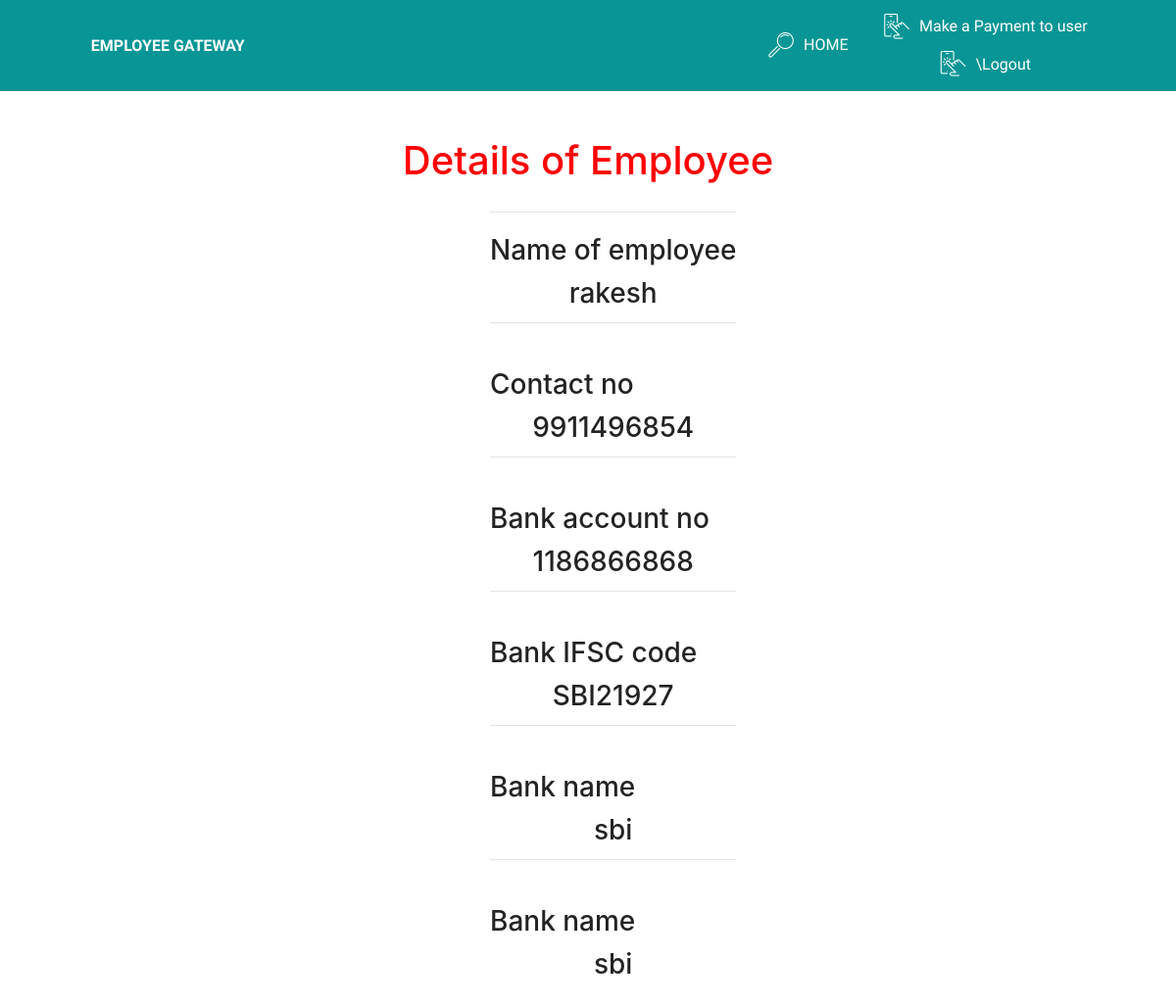
The page /home/details/2 on the database its author committed.
### Gateway/models.py (models this page shows, shortened)
class EmployeeDetails(models.Model):
  employee_name =  models.CharField(max_length=50, blank=True, null=True)
  contact_no = models.PositiveIntegerField(blank=True, null=True)
  bank_accounts = models.PositiveIntegerField(blank=True, null=True)
  IFSC = models.CharField(max_length=100, blank=True, null=True)
  bank = models.CharField(max_length=100, blank=True, null=True)
  salary = models.PositiveIntegerField(blank=True, null=True)
  esi_bal = models.FloatField(default=0, null=True, blank=True)
  pension_bal = models.FloatField(default=0, null=True, blank=True)
  pf_bal = models.FloatField(default=0, null=True, blank=True)

### Gateway/views.py (the view)
# urls.py: url(r'^home/details/(?P<pk>\d+)', views.EmployeeIdentificationNoDetailView.as_view(), name="detail"),
class EmployeeIdentificationNoDetailView(DetailView):
    model = EmployeeDetails
    template_name  = "Employee/EmployeeIdentification-detail.html"
    context_object_name='detail'

### templates/Employee/EmployeeIdentification-detail.html (shortened to what this page needs)
<!DOCTYPE html>
<html >
<head>
  {% load staticfiles %}
<link href="//maxcdn.bootstrapcdn.com/bootstrap/4.0.0/css/bootstrap.min.css" rel="stylesheet" id="bootstrap-css">
  <link rel="stylesheet" href="{% static '/web/assets/mobirise-icons/mobirise-icons.css' %}">
  <link rel="stylesheet" href="{% static 'tether/tether.min.css' %}">
  <link rel="stylesheet" href="{% static '/bootstrap/css/bootstrap.min.css' %}">
  <link rel="stylesheet" href="{% static '/bootstrap/css/bootstrap-grid.min.css' %}">
  <link rel="stylesheet" href="{% static 'bootstrap/css/bootstrap-reboot.min.css' %}">
  <link rel="stylesheet" href="{% static 'dropdown/css/style.css' %}">
  <link rel="stylesheet" href="{% static 'theme/css/style.css' %}">
  <link rel="stylesheet" href="{% static 'mobirise/css/mbr-additional.css' %}" type="text/css">
</head>
<body>
<section class="menu cid-rjijTCVSWR" once="menu" id="menu1-9">
    <nav class="navbar navbar-expand beta-menu navbar-dropdown align-items-center navbar-fixed-top navbar-toggleable-sm">
        <div class="menu-logo">
            <div class="navbar-brand">
                <span class="navbar-caption-wrap"><a class="navbar-caption text-white display-4" href="adminHomeList.html">EMPLOYEE GATEWAY</a></span>
            </div>
        </div>
        <div class="collapse navbar-collapse" id="navbarSupportedContent">
            <ul class="navbar-nav nav-dropdown nav-right" data-app-modern-menu="true"><li class="nav-item">
                    <a class="nav-link link text-white display-4" href="{% url 'Gateway:homy' %}">
                        <span class="mbri-search mbr-iconfont mbr-iconfont-btn"></span>HOME &nbsp; &nbsp;</a>
                </li><li class="nav-item">
                  <a class="nav-link link text-white display-4" href="{% url 'Gateway:transaction' pk=detail.pk %}"><span class="mbri-touch mbr-iconfont mbr-iconfont-btn"></span>Make a Payment to user</a>
                   <a class="nav-link link text-white display-4" href="http://127.0.0.1:8000/logouts"><span class="mbri-touch mbr-iconfont mbr-iconfont-btn"></span>\Logout</a>
                </li></ul>
        </div>
    </nav>
</section>
<br><br><br><br><br><br>
</body>
</html>
{% block body_block %}
<h1 style="text-align: center; color : red;">Details of Employee</h1>
<div class="yes">
	<hr>
<label> <h3 style="text-align: center">Name of employee</h3></label>
<br>
<h3 style="text-align: center"> {{ detail.employee_name}} </h3>
<hr>
<br>
<label> <h3 style="text-align: center">Contact no</h3></label>
<br>
<h3 style="text-align: center">{{ detail.contact_no}} </h3>
<hr>
<br>
<label> <h3 style="text-align: center">Bank account no</h3></label>
<br>
<h3 style="text-align: center">{{ detail.bank_accounts}}</h3>
<hr>
<br>
<label><h3 style="text-align: center">Bank IFSC code</h3></label>
	<br>
<h3 style="text-align: center">{{ detail.IFSC}}</h3>
<hr>
<br>
<label><h3 style="text-align: center">Bank name</h3></label>
<h3 style="text-align: center">{{ detail.bank}}</h3>
<hr>
<br>
<label><h3 style="text-align: center">Bank name</h3></label>
<h3 style="text-align: center">{{ detail.bank}}</h3>
<br>
</div>
{% endblock %}

### static/dropdown/css/style.css (style rules this page uses)
.navbar-dropdown { left: 0; padding: 0; position: absolute; right: 0; top: 0; transition: all 0.45s ease; z-index: 1030; background: #282828; }
.navbar-dropdown .navbar-caption { font-weight: 700; white-space: normal; vertical-align: -4px; line-height: 3.125rem !important; }
.navbar-dropdown .navbar-caption, .navbar-dropdown .navbar-caption:hover { color: inherit; text-decoration: none; }
.navbar-dropdown.navbar-fixed-top { position: fixed; }
.navbar-dropdown .navbar-brand span { vertical-align: -4px; }
.nav-dropdown { font-size: 0.75rem; font-weight: 500; height: auto !important; }
.nav-dropdown .link { margin: .667em 1.667em; font-weight: 500; padding: 0; transition: color .2s ease-in-out; }
.nav-dropdown .link::after, .nav-dropdown .dropdown-item::after { color: inherit; }

### static/theme/css/style.css (style rules this page uses)
section { background-color: #ffffff; }
section, .container, .container-fluid { position: relative; word-wrap: break-word; }
a { font-style: normal; font-weight: 400; cursor: pointer; }
a, a:hover { text-decoration: none; }
body { color: #232323; }
h1, h2, h3, h4, h5, h6, .h1, .h2, .h3, .h4, .h5, .h6, .display-1, .display-2, .display-3, .display-4 { line-height: 1; word-break: break-word; word-wrap: break-word; }
body { position: relative; }
section { background-position: 50% 50%; background-repeat: no-repeat; background-size: cover; }
.menu .navbar-brand { display: -webkit-flex; }
.menu .navbar-brand span { display: flex; display: -webkit-flex; }
.menu .navbar-brand .navbar-caption-wrap { display: -webkit-flex; }
@media (min-width: 992px) { .menu .navbar-nav.nav-dropdown { display: -webkit-flex; } }
@media (min-width: 992px) { .menu .navbar-toggleable-sm .navbar-collapse { display: -webkit-flex !important; } }
.navbar { display: -webkit-flex; -webkit-flex-wrap: wrap; -webkit-align-items: center; -webkit-justify-content: space-between; }
.navbar-collapse { -webkit-flex-basis: 100%; -webkit-flex-grow: 1; -webkit-align-items: center; }
.nav-dropdown .link { padding: .667em 1.667em !important; margin: 0 !important; }

### templates/Employee/EmployeeIdentification-detail.html (style rules this page uses)
label { display: inline-flex; margin-bottom: .5rem; margin-top: .5rem; }
.yes { position: absolute; top: 200px; left: 500px; }

### rows shown on the page
EmployeeDetails: employee_name "rakesh", contact_no "9911496854", bank_accounts "1186866868", IFSC "SBI21927", bank "sbi"
